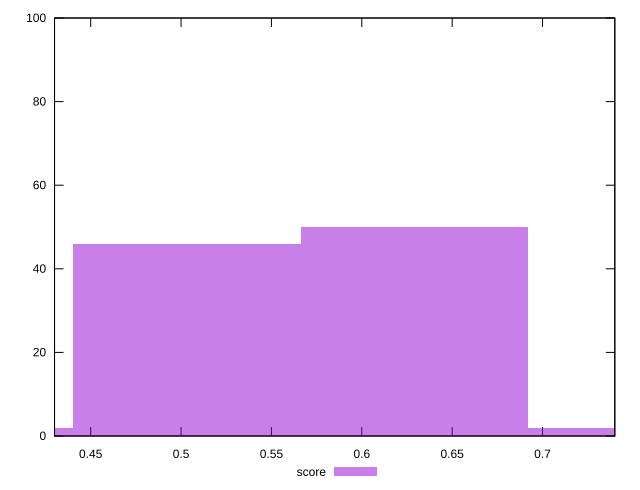

Write the gnuplot code that produced this figure.
reset

$score <<EOF
0.5033695357470316 46
0.6292119196837895 50
0.7550543036205474 2
0.3775271518102737 2
EOF

set key outside below
set boxwidth 0.1258423839367579
set xrange [0.43:0.74]
set yrange [0:100]
set trange [0:100]
set style fill transparent solid 0.5 noborder
set terminal svg size 640, 490 enhanced background rgb 'white'
set output "report_00015_2021-02-09T16-11-33.973Z/render-blocking-resources/samples/pages+cached+noadtech+nomedia/score/histogram.svg"

plot $score title "score" with boxes

reset
